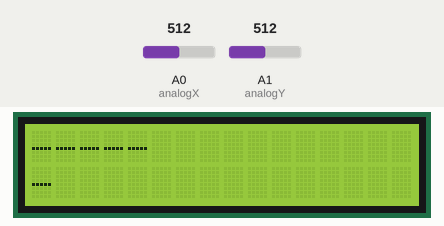
Recording of a sketch running on a simulated Arduino Uno, built with avr-gcc and run on an emulated ATmega328P. On the bench: 16×2 character LCD. Inputs (shaded band) come from the test bench; at power-on: A0 (analogX) = 512, A1 (analogY) = 512. What the sketch prints to the serial monitor is not drawn.

Above: at 1.2 s.
1.3 s: A0 (analogX) set to 487
6.1 s: A1 (analogY) set to 0
Timing chart, 0 to 9.1 s (numbered marks = the images above; inputs shaded):
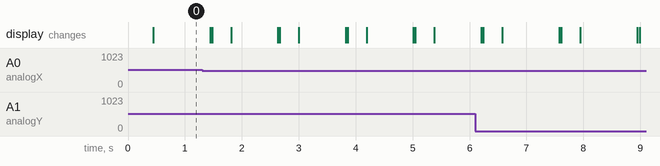

The sketch:

cobrinha_fantarorna.ino
```cpp
// (licence header left out)
#include <Wire.h>
#include <LiquidCrystal_I2C.h>
#include <stdlib.h>


#define I2C_ADDR	0x3F
#define En_pin		2
#define Rw_pin		1
#define Rs_pin		0
#define D4_pin		4
#define D5_pin		5
#define D6_pin		6
#define D7_pin		7
#define BACKLIGHT_PIN   3

#define DIRECTION_RIGHT       0
#define DIRECTION_BOTTOM      1
#define DIRECTION_LEFT        2
#define DIRECTION_TOP         3

int analogX = 0;
int analogY = 1;

int valX = 0;
int valY = 0;

LiquidCrystal_I2C lcd(I2C_ADDR, En_pin, Rw_pin, Rs_pin, D4_pin, D5_pin, D6_pin, D7_pin);

byte byte_horizontal[8] = {B00000,B00000,B00000,B00000,B11111,B00000,B00000,B00000};
byte byte_vertical[8] = {B00100,B00100,B00100,B00100,B00100,B00100,B00100,B00100};

// setting animation speed (delay between frames)
int frame_rate = 500;

//byte fruit[8] = {B00000,B00000,B00000,B01110,B01110,B00000,B00000,B00000};

int snake_x[32];
int snake_y[32];
//int positions[32];
//int next_positions[32];
int direct;


void setup() {
        Serial.begin(9600);

	// set up the LCD's number of columns and rows:
	lcd.begin(16,2);
        lcd.setBacklightPin(BACKLIGHT_PIN, POSITIVE);
        lcd.setBacklight(HIGH);

        // clear the LCD screen:
	lcd.clear();

        snake_x[0] = 20;
        snake_x[1] = 21;
        snake_x[2] = 22;

        snake_y[0] = 0;
        snake_y[1] = 0;
        snake_y[2] = 0;

//        positions[0] = 0;
//        positions[1] = 1;
//        positions[2] = 2;
//
        direct = DIRECTION_RIGHT;
}


void loop() {
    valX = analogRead(analogX);
    valY = analogRead(analogY);

    if( valX < 500 && valY > 500 )
    {
      Serial.println("left");
      direct = DIRECTION_LEFT;
    }
    else if ( valY == 0 )
    {
      Serial.println("right");
      direct = DIRECTION_RIGHT;
    }
    else if ( valX == 0 )
    {
      Serial.println("up");
      direct = DIRECTION_TOP;
    }
    else if( valY < 500 && valX > 500 )
    {
      Serial.println("down");
      direct = DIRECTION_BOTTOM;
    }
    else
    {
      Serial.println("middle");
    }

    Serial.println(direct);

    for(int i = 0; i < sizeof(snake_x); i++){
          int col = snake_x[i];
          int row = snake_y[i];
          draw(col, row, byte_horizontal);
    }

    update_snake();

    delay(frame_rate);
    lcd.clear();
}

void draw(int col, int row, byte *_byte){
    lcd.createChar(0, _byte);
    lcd.setCursor(col,row);
    lcd.write((byte)0);
}

void update_snake(){
//  next_positions = positions;
//  strncpy(next_positions, positions, 32);
//  memcpy(next_positions, positions, 32);
  for(int i = 0; i < sizeof(snake_x); i++){
    if (snake_x[i] == NULL){
      Serial.println("===================================");
      Serial.println(snake_x[i]);
      break;
    }
    Serial.println("-------------------------------------");
    Serial.println(direct);
     if( direct == DIRECTION_LEFT )
    {
      //todo
    }
    if( direct == DIRECTION_RIGHT )
    {
      Serial.println("current position BEFORE:");
      Serial.println( snake_x[i]);
      snake_x[i] = snake_x[i]+1;
      Serial.println("current position AFTER:");
      Serial.println(snake_x[i]);
    }
    if( direct == DIRECTION_TOP )
    {
      // todo
    }
    if( direct == DIRECTION_BOTTOM )
    {
      //todo
    }

//  memcpy(positions, next_positions, 32);
  }

}
```
